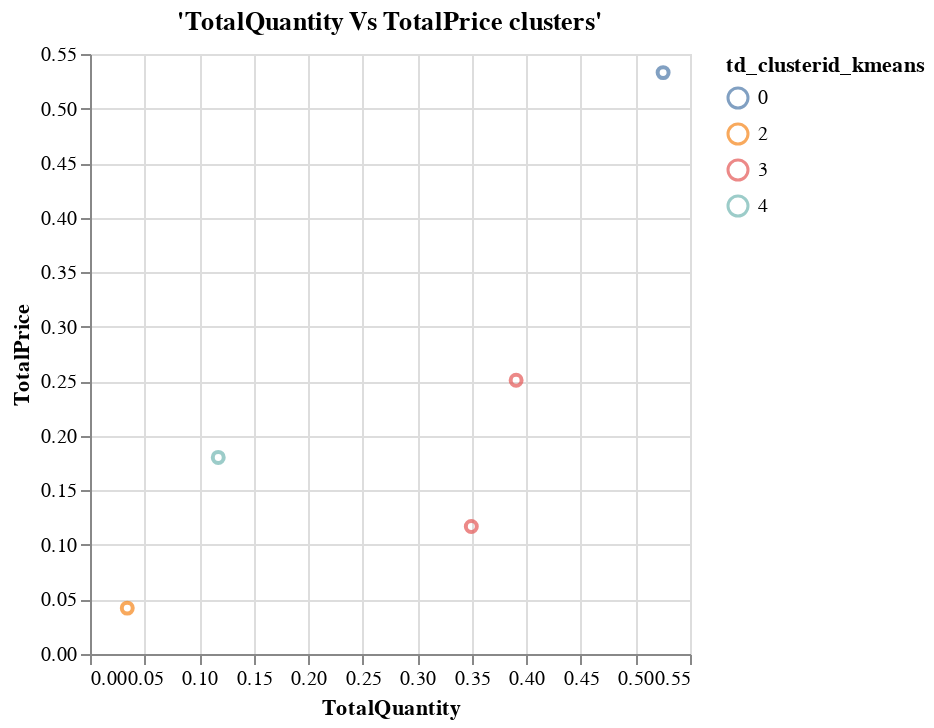

The notebook cell this image was saved under:
### Code cell
%chart x = TotalQuantity, y = TotalPrice, groupingcol = td_clusterid_kmeans, typegroupingcol = nominal,
mark = point, title = 'TotalQuantity Vs TotalPrice clusters', height = 400, width = 600

### Figure 1 — Vega-Lite specification as saved in the notebook (floating-point values rounded to 4 significant figures)
{"$schema": "https://vega.github.io/schema/vega-lite/v3.json", "data": {"format": {"type": "csv"}, "values": "\"CustomerID\",\"td_clusterid_kmeans\",\"td_distance_kmeans\",\"TotalQuantity\",\"TotalItems\",\"TotalPrice\",\"TotalSales\",\"SalesPerItem\"\n\"16168\",\"3\",\"0.13866141442628693\",\"0.3906119027661358\",\"0.015159718462371413\",\"0.25100643965644787\",\"0.10803010514087587\",\"0.01962026693685069\"\n\"12957\",\"0\",\"0.20785050235296937\",\"0.5253562447611064\",\"0.0560368164591229\",\"0.5329341317365269\",\"0.30417984916074264\",\"0.015130672657059911\"\n\"14288\",\"2\",\"0.01850088097389275\",\"0.03415758591785415\",\"0.004060638873849486\",\"0.04207190300802816\",\"0.0019427086578951672\",\"0.0012583183928720906\"\n\"12910\",\"3\",\"0.1883715905103075\",\"0.3495389773679799\",\"0.012723335138061722\",\"0.11691052225847395\",\"0.04614431813791765\",\"0.009945160564586204\"\n\"13500\",\"4\",\"0.02844782715159868\",\"0.11756077116512992\",\"0.01597184623714131\",\"0.18021693933329705\",\"0.02420078807277165\",\"0.004162277753045964\"\n"}, "encoding": {"color": {"field": "td_clusterid_kmeans", "type": "nominal"}, "x": {"axis": {"grid": true, "title": "TotalQuantity"}, "field": "TotalQuantity", "type": "quantitative"}, "y": {"axis": {"grid": true, "title": "TotalPrice"}, "field": "TotalPrice", "type": "quantitative"}}, "height": "400", "mark": {"color": "#4C78A8", "type": "point"}, "title": "'TotalQuantity Vs TotalPrice clusters'", "width": "600"}
